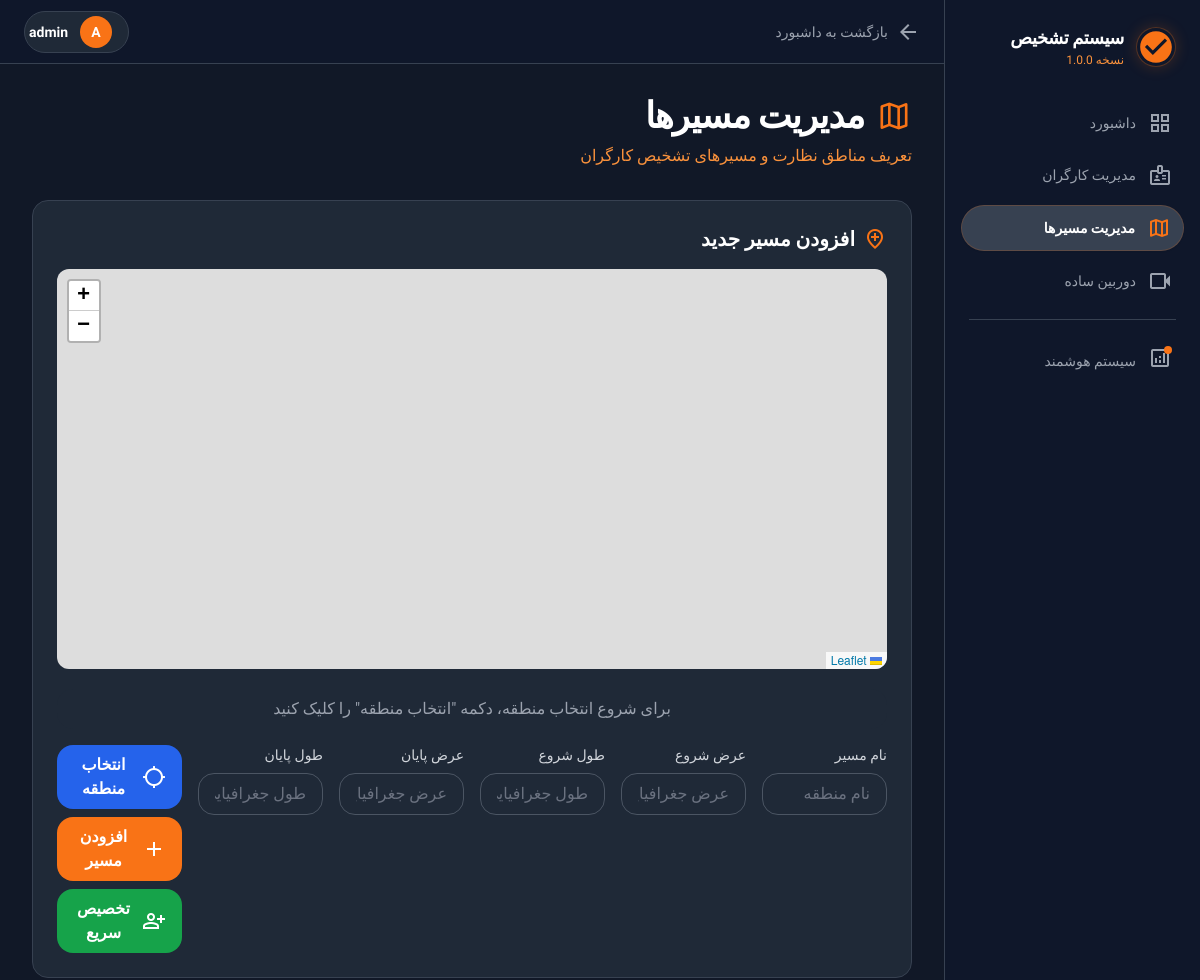
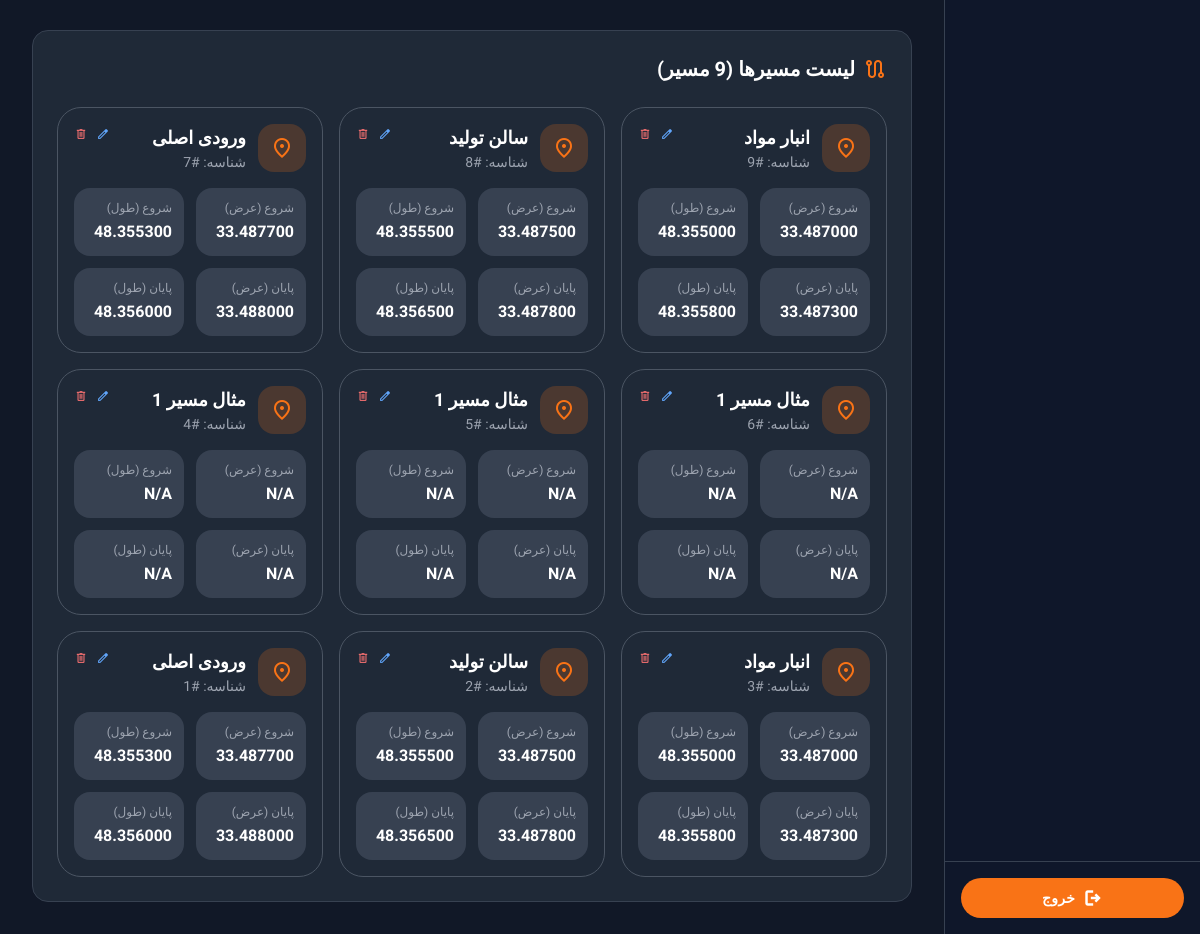
Page /public/paths-new.php (signed in) on the committed database (2 pictures, top to bottom).
### tables this page shows
CREATE TABLE `paths` (
  `id` int(11) NOT NULL,
  `name` varchar(100) NOT NULL,
  `description` text DEFAULT NULL,
  `x` decimal(10,6) DEFAULT NULL,
  `y` decimal(10,6) DEFAULT NULL,
  `width` decimal(10,6) DEFAULT NULL,
  `height` decimal(10,6) DEFAULT NULL,
  `start_lat` decimal(10,6) DEFAULT NULL,
  `start_lng` decimal(10,6) DEFAULT NULL,
  `end_lat` decimal(10,6) DEFAULT NULL,
  `end_lng` decimal(10,6) DEFAULT NULL,
  `created_at` timestamp NOT NULL DEFAULT current_timestamp()
);

### public/paths-new.php (the view, shortened to what this page needs)
<?php
$pdo = getPDO();
$paths = $pdo->query('
    SELECT p.*, w.name as worker_name, w.image as worker_image
    FROM paths p
    LEFT JOIN path_assignments pa ON p.id = pa.path_id
    LEFT JOIN workers w ON pa.worker_id = w.id
    ORDER BY p.id DESC
')->fetchAll(PDO::FETCH_ASSOC);
$stmt = $pdo->prepare('SELECT username FROM admins WHERE id = ?');
$stmt->execute([$_SESSION['user_id']]);
$admin = $stmt->fetch(PDO::FETCH_ASSOC);
?>
<!DOCTYPE html>
<html class="dark" lang="fa" dir="rtl">
<head>
<link rel="stylesheet" href="https://unpkg.com/leaflet@1.9.4/dist/leaflet.css" />
<script src="https://cdn.tailwindcss.com?plugins=forms,container-queries"></script>
<script id="tailwind-config">
        tailwind.config = {
            darkMode: "class",
            theme: {
                extend: {
                    colors: {
                        "primary": "#f97316",
                        "background-light": "#f6f8f6",
                        "background-dark": "#111827",
                        "surface-dark": "#1f2937",
                        "surface-darker": "#0f172a",
                        "accent-orange": "#fb923c",
                        "alert-red": "#ef4444",
                    },
                    fontFamily: {
                        "display": ["Vazirmatn", "sans-serif"]
                    },
                    borderRadius: { "DEFAULT": "0.5rem", "lg": "1rem", "xl": "1.5rem", "full": "9999px" },
                },
            },
        }
    </script>
</head>
<body class="bg-background-light dark:bg-background-dark font-display text-slate-900 dark:text-white overflow-hidden h-screen flex">
<aside class="w-64 h-full flex flex-col bg-surface-darker border-l border-gray-700 shrink-0 hidden md:flex">
<div class="p-6 pb-2">
<div class="flex items-center gap-3 mb-6">
<div class="bg-center bg-no-repeat aspect-square bg-cover rounded-full size-10 border border-primary/30 shadow-[0_0_15px_rgba(249,115,22,0.2)]" style=''></div>
<div class="flex flex-col">
<h1 class="text-white text-lg font-bold leading-normal tracking-tight">سیستم تشخیص</h1>
<p class="text-accent-orange text-xs font-medium leading-normal">نسخه 1.0.0</p>
</div>
</div>
</div>
<div class="flex-1 overflow-y-auto px-4 flex flex-col gap-2">
<a class="flex items-center gap-3 px-3 py-2.5 rounded-xl text-gray-400 hover:text-white hover:bg-gray-700/50 transition-colors duration-200" href="dashboard-new.php">
<span class="material-symbols-outlined">grid_view</span>
<p class="text-sm font-medium leading-normal">داشبورد</p>
</a>
<a class="flex items-center gap-3 px-3 py-2.5 rounded-xl text-gray-400 hover:text-white hover:bg-gray-700/50 transition-colors duration-200" href="workers-new.php">
<span class="material-symbols-outlined">badge</span>
<p class="text-sm font-medium leading-normal">مدیریت کارگران</p>
</a>
<a class="flex items-center gap-3 px-3 py-2.5 rounded-xl bg-gray-700 group transition-all duration-200 border border-primary/20 shadow-sm" href="#">
<span class="material-symbols-outlined text-primary">map</span>
<p class="text-white text-sm font-bold leading-normal">مدیریت مسیرها</p>
</a>
<a class="flex items-center gap-3 px-3 py-2.5 rounded-xl text-gray-400 hover:text-white hover:bg-gray-700/50 transition-colors duration-200" href="camera-new.php">
<span class="material-symbols-outlined">videocam</span>
<p class="text-sm font-medium leading-normal">دوربین ساده</p>
</a>
<div class="h-px bg-gray-700 my-2 mx-2"></div>
<a class="flex items-center gap-3 px-3 py-2.5 rounded-xl text-gray-400 hover:text-white hover:bg-gray-700/50 transition-colors duration-200" href="../index.php">
<div class="relative">
<span class="material-symbols-outlined">analytics</span>
<span class="absolute top-0 right-0 size-2 bg-primary rounded-full animate-pulse"></span>
</div>
<p class="text-sm font-medium leading-normal">سیستم هوشمند</p>
</a>
</div>
<div class="p-4 border-t border-gray-700">
<a href="logout.php" class="flex w-full cursor-pointer items-center justify-center gap-2 overflow-hidden rounded-xl h-10 px-4 bg-primary hover:bg-orange-600 text-white transition-colors duration-200">
<span class="material-symbols-outlined text-[20px] font-bold">logout</span>
<span class="text-sm font-bold leading-normal tracking-[0.015em] truncate">خروج</span>
</a>
</div>
</aside>
<main class="flex-1 flex flex-col h-full overflow-hidden relative">
<header class="h-16 flex items-center justify-between px-6 border-b border-gray-700 bg-surface-darker shrink-0">
<div class="flex items-center gap-4">
<a href="dashboard-new.php" class="flex items-center gap-2 text-gray-400 hover:text-white transition-colors">
<span class="material-symbols-outlined">arrow_back</span>
<span class="text-sm">بازگشت به داشبورد</span>
</a>
</div>
<div class="flex items-center gap-3">
<div class="flex items-center gap-3 bg-surface-dark pr-4 pl-1 py-1 rounded-full border border-gray-700">
<div class="size-8 rounded-full bg-primary flex items-center justify-center text-white font-bold text-sm">
<?php echo strtoupper(substr($admin['username'], 0, 1)); ?>
</div>
<span class="text-sm font-bold text-white"><?php echo htmlspecialchars($admin['username']); ?></span>
</div>
</div>
</header>
<div class="flex-1 overflow-y-auto p-4 md:p-8">
<div class="max-w-[1440px] mx-auto flex flex-col gap-8">
<div class="flex flex-wrap justify-between items-end gap-4">
<div class="flex flex-col gap-2">
<h1 class="text-white text-3xl md:text-4xl font-black leading-tight tracking-[-0.033em] flex items-center gap-3">
<span class="material-symbols-outlined text-primary text-4xl">map</span>
مدیریت مسیرها
</h1>
<p class="text-accent-orange text-base font-normal leading-normal">
تعریف مناطق نظارت و مسیرهای تشخیص کارگران
</p>
</div>
</div>
<div class="bg-surface-dark border border-gray-700 rounded-2xl p-6">
<h2 class="text-white text-xl font-bold mb-4 flex items-center gap-2">
<span class="material-symbols-outlined text-primary">add_location</span>
افزودن مسیر جدید
</h2>
<div id="map" style="height: 400px; margin-bottom: 20px; border-radius: 12px;"></div>
<div id="status" class="text-center mb-4 p-2 bg-gray-800 rounded-lg">
<span class="text-gray-400">برای شروع انتخاب منطقه، دکمه "انتخاب منطقه" را کلیک کنید</span>
</div>
<form method="post" id="pathForm" class="grid grid-cols-1 md:grid-cols-2 lg:grid-cols-6 gap-4">
<div class="flex flex-col">
<label class="text-gray-300 text-sm font-medium mb-2">نام مسیر</label>
<input name="name" class="bg-gray-800 border border-gray-600 rounded-lg px-4 py-2 text-white focus:border-primary focus:outline-none" placeholder="نام منطقه" required>
</div>
<div class="flex flex-col">
<label class="text-gray-300 text-sm font-medium mb-2">عرض شروع</label>
<input name="start_lat" class="bg-gray-800 border border-gray-600 rounded-lg px-4 py-2 text-white focus:border-primary focus:outline-none" placeholder="عرض جغرافیایی" readonly>
</div>
<div class="flex flex-col">
<label class="text-gray-300 text-sm font-medium mb-2">طول شروع</label>
<input name="start_lng" class="bg-gray-800 border border-gray-600 rounded-lg px-4 py-2 text-white focus:border-primary focus:outline-none" placeholder="طول جغرافیایی" readonly>
</div>
<div class="flex flex-col">
<label class="text-gray-300 text-sm font-medium mb-2">عرض پایان</label>
<input name="end_lat" class="bg-gray-800 border border-gray-600 rounded-lg px-4 py-2 text-white focus:border-primary focus:outline-none" placeholder="عرض جغرافیایی" readonly>
</div>
<div class="flex flex-col">
<label class="text-gray-300 text-sm font-medium mb-2">طول پایان</label>
<input name="end_lng" class="bg-gray-800 border border-gray-600 rounded-lg px-4 py-2 text-white focus:border-primary focus:outline-none" placeholder="طول جغرافیایی" readonly>
</div>
<div class="flex flex-col gap-2">
<button type="button" onclick="selectArea()" class="w-full bg-blue-600 hover:bg-blue-700 text-white font-bold py-2 px-4 rounded-lg transition-colors flex items-center justify-center gap-2">
<span class="material-symbols-outlined">location_searching</span>
انتخاب منطقه
</button>
<button type="submit" class="w-full bg-primary hover:bg-orange-600 text-white font-bold py-2 px-4 rounded-lg transition-colors flex items-center justify-center gap-2">
<span class="material-symbols-outlined">add</span>
افزودن مسیر
</button>
<button type="button" onclick="showWorkerAssignment()" class="w-full bg-green-600 hover:bg-green-700 text-white font-bold py-2 px-4 rounded-lg transition-colors flex items-center justify-center gap-2" id="assignBtn" disabled>
<span class="material-symbols-outlined">person_add</span>
تخصیص سریع
</button>
</div>
</form>
</div>
<div class="bg-surface-dark border border-gray-700 rounded-2xl p-6">
<div class="flex items-center justify-between mb-6">
<h2 class="text-white text-xl font-bold flex items-center gap-2">
<span class="material-symbols-outlined text-primary">route</span>
لیست مسیرها (<?php echo count($paths); ?> مسیر)
</h2>
</div>
<?php if (empty($paths)): ?>
<div class="text-center py-12">
<span class="material-symbols-outlined text-6xl text-gray-600 mb-4 block">location_off</span>
<p class="text-gray-400 text-lg">هنوز مسیری تعریف نشده است</p>
<p class="text-gray-500 text-sm mt-2">از نقشه بالا برای افزودن مسیر جدید استفاده کنید</p>
</div>
<?php else: ?>
<div class="grid grid-cols-1 md:grid-cols-2 lg:grid-cols-3 gap-4">
<?php foreach($paths as $p): ?>
<div class="bg-gray-800 border border-gray-600 rounded-xl p-4 hover:border-primary/50 transition-colors group">
<div class="flex items-start justify-between mb-4">
<div class="flex items-center gap-3">
<div class="size-12 rounded-lg bg-primary/20 flex items-center justify-center relative">
<?php if($p['worker_image']): ?>
<img src="../uploads/<?= htmlspecialchars($p['worker_image']) ?>" class="w-full h-full rounded-lg object-cover">
<div class="absolute -top-1 -right-1 w-4 h-4 bg-green-500 rounded-full border-2 border-gray-800"></div>
<?php else: ?>
<span class="material-symbols-outlined text-primary">location_on</span>
<?php endif; ?>
</div>
<div>
<h3 class="text-white font-bold text-lg"><?= htmlspecialchars($p['name']) ?></h3>
<p class="text-gray-400 text-sm">شناسه: #<?= $p['id'] ?></p>
</div>
</div>
<div class="flex gap-2">
<button onclick="editPath(<?= $p['id'] ?>)" class="text-blue-400 hover:text-blue-300 transition-colors">
<span class="material-symbols-outlined text-sm">edit</span>
</button>
<button onclick="deletePath(<?= $p['id'] ?>)" class="text-red-400 hover:text-red-300 transition-colors">
<span class="material-symbols-outlined text-sm">delete</span>
</button>
</div>
</div>
<div class="grid grid-cols-2 gap-3">
<div class="bg-gray-700 rounded-lg p-3">
<p class="text-gray-400 text-xs mb-1">شروع (عرض)</p>
<p class="text-white font-bold"><?= isset($p['start_lat']) ? $p['start_lat'] : 'N/A' ?></p>
</div>
<div class="bg-gray-700 rounded-lg p-3">
<p class="text-gray-400 text-xs mb-1">شروع (طول)</p>
<p class="text-white font-bold"><?= isset($p['start_lng']) ? $p['start_lng'] : 'N/A' ?></p>
</div>
<div class="bg-gray-700 rounded-lg p-3">
<p class="text-gray-400 text-xs mb-1">پایان (عرض)</p>
<p class="text-white font-bold"><?= isset($p['end_lat']) ? $p['end_lat'] : 'N/A' ?></p>
</div>
<div class="bg-gray-700 rounded-lg p-3">
<p class="text-gray-400 text-xs mb-1">پایان (طول)</p>
<p class="text-white font-bold"><?= isset($p['end_lng']) ? $p['end_lng'] : 'N/A' ?></p>
</div>
</div>
</div>
<?php endforeach; ?>
</div>
<?php endif; ?>
</div>
</div>
</div>
</main>
</body>
</html>

### rows in the picture
paths: name "انبار مواد", id "9", start_lat "33.487000", start_lng "48.355000", end_lat "33.487300", end_lng "48.355800"
paths: name "سالن تولید", id "8", start_lat "33.487500", start_lng "48.355500", end_lat "33.487800", end_lng "48.356500"
paths: name "ورودی اصلی", id "7", start_lat "33.487700", start_lng "48.355300", end_lat "33.488000", end_lng "48.356000"
paths: name "مثال مسیر 1", id "6", shows "N/A"
paths: name "مثال مسیر 1", id "5", shows "N/A"
paths: name "مثال مسیر 1", id "4", shows "N/A"
paths: name "انبار مواد", id "3", start_lat "33.487000", start_lng "48.355000", end_lat "33.487300", end_lng "48.355800"
paths: name "سالن تولید", id "2", start_lat "33.487500", start_lng "48.355500", end_lat "33.487800", end_lng "48.356500"
paths: name "ورودی اصلی", id "1", start_lat "33.487700", start_lng "48.355300", end_lat "33.488000", end_lng "48.356000"

### other values in the picture
substr($admin['username'], 0, 1) "A"
$admin['username'] "admin"
